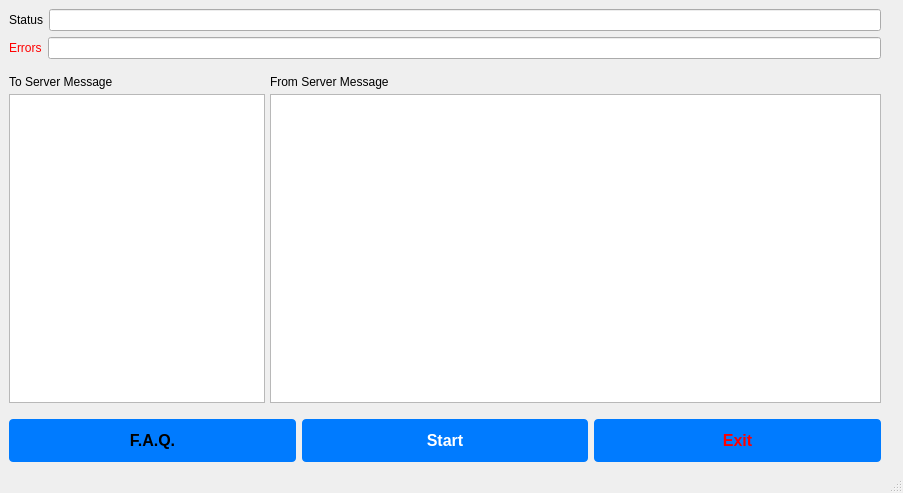
<?xml version="1.0" encoding="UTF-8"?>
<ui version="4.0">
 <class>MainWindow</class>
 <widget class="QMainWindow" name="MainWindow">
  <property name="geometry">
   <rect>
    <x>0</x>
    <y>0</y>
    <width>903</width>
    <height>493</height>
   </rect>
  </property>
  <property name="windowTitle">
   <string>MainWindow</string>
  </property>
  <widget class="QWidget" name="centralwidget">
   <layout class="QGridLayout" name="gridLayout">
    <item row="2" column="0">
     <layout class="QFormLayout" name="formLayout">
      <property name="horizontalSpacing">
       <number>5</number>
      </property>
      <property name="verticalSpacing">
       <number>5</number>
      </property>
      <item row="0" column="0">
       <layout class="QVBoxLayout" name="verticalLayout_6">
        <item>
         <widget class="QLabel" name="label_4">
          <property name="text">
           <string>To Server Message</string>
          </property>
         </widget>
        </item>
        <item>
         <widget class="QTextEdit" name="textEdit">
          <property name="frameShadow">
           <enum>QFrame::Sunken</enum>
          </property>
         </widget>
        </item>
       </layout>
      </item>
      <item row="0" column="1">
       <layout class="QVBoxLayout" name="verticalLayout_5">
        <item>
         <widget class="QLabel" name="label_2">
          <property name="text">
           <string>From Server Message</string>
          </property>
         </widget>
        </item>
        <item>
         <widget class="QTextEdit" name="textEdit_2"/>
        </item>
       </layout>
      </item>
     </layout>
    </item>
    <item row="4" column="0">
     <layout class="QHBoxLayout" name="horizontalLayout">
      <item>
       <widget class="QPushButton" name="pushButton_3">
        <property name="styleSheet">
         <string notr="true">
  display: inline-block;
  padding: 12px 24px;
  font-size: 16px;
  font-weight: 600;
  text-align: center;
  text-decoration: none;
  color: black;
  background-color: #007bff;
  border: none;
  border-radius: 4px;
  cursor: pointer;
  transition: background-color 0.3s ease;</string>
        </property>
        <property name="text">
         <string>F.A.Q.</string>
        </property>
       </widget>
      </item>
      <item>
       <widget class="QPushButton" name="pushButton_2">
        <property name="styleSheet">
         <string notr="true">
  display: inline-block;
  padding: 12px 24px;
  font-size: 16px;
  font-weight: 600;
  text-align: center;
  text-decoration: none;
  color: white;
  background-color: #007bff;
  border: none;
  border-radius: 4px;
  cursor: pointer;
  transition: background-color 0.3s ease;
</string>
        </property>
        <property name="text">
         <string>Start</string>
        </property>
       </widget>
      </item>
      <item>
       <widget class="QPushButton" name="pushButton">
        <property name="styleSheet">
         <string notr="true">
  display: inline-block;
  padding: 12px 24px;
  font-size: 16px;
  font-weight: 600;
  text-align: center;
  text-decoration: none;
  color: red;
  background-color: #007bff;
  border: none;
  border-radius: 4px;
  cursor: pointer;
  transition: background-color 0.3s ease;</string>
        </property>
        <property name="text">
         <string>Exit</string>
        </property>
       </widget>
      </item>
     </layout>
    </item>
    <item row="0" column="0">
     <layout class="QVBoxLayout" name="verticalLayout_4">
      <item>
       <layout class="QHBoxLayout" name="horizontalLayout_5">
        <item>
         <widget class="QLabel" name="label">
          <property name="text">
           <string>Status</string>
          </property>
         </widget>
        </item>
        <item>
         <widget class="QLineEdit" name="lineEdit"/>
        </item>
       </layout>
      </item>
      <item>
       <layout class="QHBoxLayout" name="horizontalLayout_4">
        <item>
         <widget class="QLabel" name="label_3">
          <property name="styleSheet">
           <string notr="true">color:red</string>
          </property>
          <property name="text">
           <string>Errors</string>
          </property>
         </widget>
        </item>
        <item>
         <widget class="QLineEdit" name="lineEdit_2"/>
        </item>
       </layout>
      </item>
     </layout>
    </item>
    <item row="1" column="0">
     <spacer name="verticalSpacer">
      <property name="orientation">
       <enum>Qt::Vertical</enum>
      </property>
      <property name="sizeType">
       <enum>QSizePolicy::Fixed</enum>
      </property>
      <property name="sizeHint" stdset="0">
       <size>
        <width>5</width>
        <height>10</height>
       </size>
      </property>
     </spacer>
    </item>
    <item row="3" column="0">
     <spacer name="verticalSpacer_2">
      <property name="orientation">
       <enum>Qt::Vertical</enum>
      </property>
      <property name="sizeType">
       <enum>QSizePolicy::Preferred</enum>
      </property>
      <property name="sizeHint" stdset="0">
       <size>
        <width>10</width>
        <height>10</height>
       </size>
      </property>
     </spacer>
    </item>
    <item row="0" column="1">
     <widget class="QLabel" name="label_5">
      <property name="text">
       <string/>
      </property>
     </widget>
    </item>
   </layout>
  </widget>
  <widget class="QMenuBar" name="menubar">
   <property name="geometry">
    <rect>
     <x>0</x>
     <y>0</y>
     <width>903</width>
     <height>22</height>
    </rect>
   </property>
  </widget>
  <widget class="QStatusBar" name="statusbar"/>
 </widget>
 <resources/>
 <connections/>
</ui>
